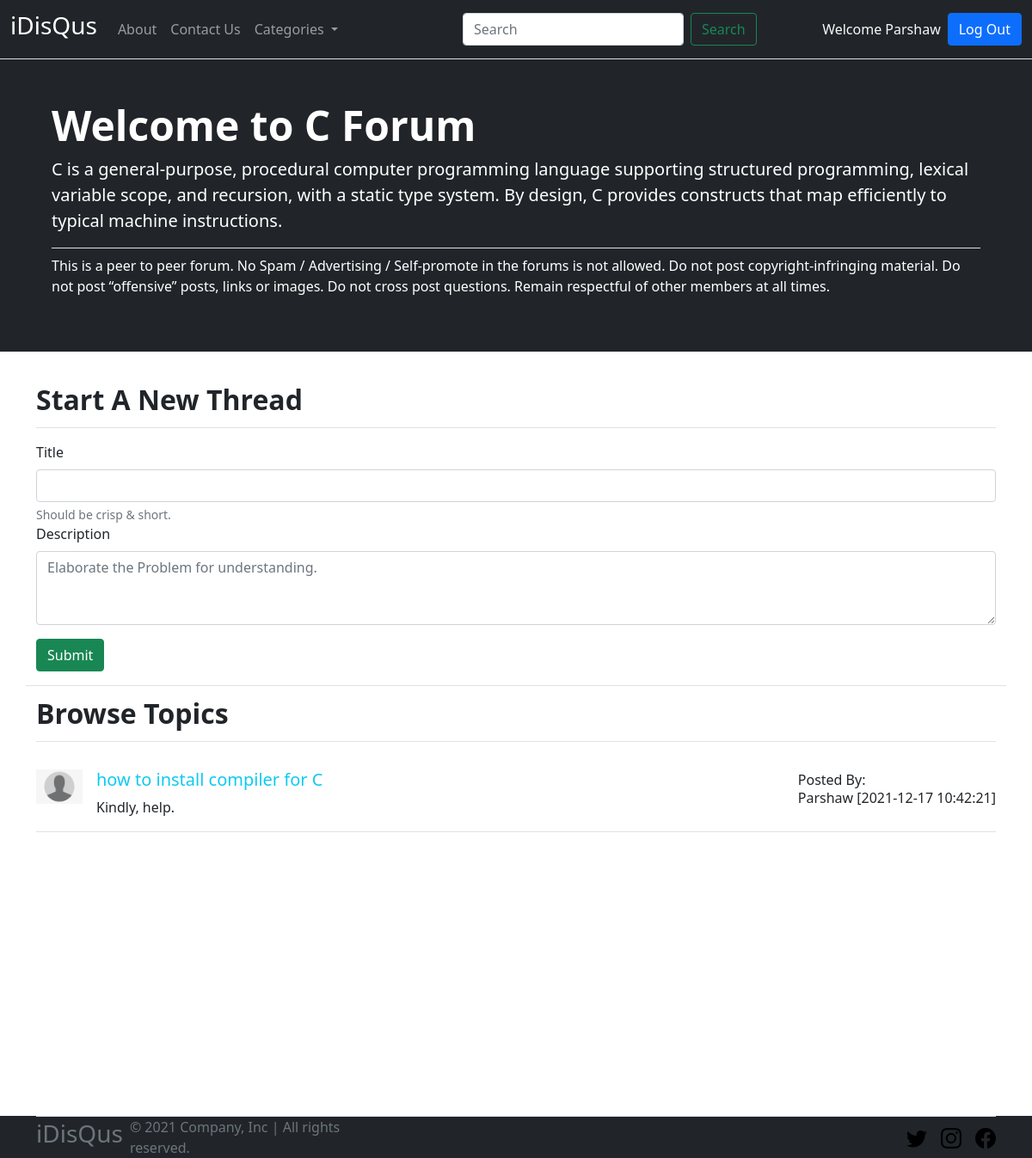
The page /iDisQus/threadlist.php?catid=1 (signed in) on the database its author committed.
### tables this page shows
CREATE TABLE `categories` (
  `category_id` int(10) NOT NULL,
  `category_name` varchar(255) NOT NULL,
  `category_description` longtext NOT NULL,
  `created_on` timestamp NOT NULL DEFAULT current_timestamp()
);

CREATE TABLE `threads` (
  `thread_id` int(10) NOT NULL,
  `thread_title` text NOT NULL,
  `thread_description` longtext NOT NULL,
  `thread_category_id` int(10) NOT NULL,
  `thread_user_id` int(10) NOT NULL,
  `timestamp` timestamp NOT NULL DEFAULT current_timestamp()
);

CREATE TABLE `users` (
  `user_id` int(10) NOT NULL,
  `username` varchar(50) NOT NULL,
  `email` varchar(50) NOT NULL,
  `password` text NOT NULL
);

### iDisQus/threadList.php (the view, shortened to what this page needs)
<!DOCTYPE html>
<html lang="en">
<head>
    <link rel="stylesheet" href="css/index.css" />
</head>
<body>
    <?php include 'partials/_header.php'; ?>
    <?php
        $category_id = $_GET['catid'];
        $sql = "SELECT * FROM `categories` WHERE category_id = $category_id";
        $result = mysqli_query($connect, $sql);
        while ($row = mysqli_fetch_assoc($result)) {
            $category_name = $row['category_name'];
            $category_description = $row['category_description'];
        }
    ?>
    <div class="p-5 mb-4 text-white bg-dark border-top">
        <div class="container">
            <h1 class="display-5 fw-bold">Welcome to
                <?php echo $category_name?> Forum
            </h1>
            <p class="lead">
                <?php echo $category_description?>
            </p>
            <p class="border-top pt-2">This is a peer to peer forum. No Spam / Advertising / Self-promote in the forums
                is not allowed. Do not
                post copyright-infringing material. Do not post “offensive” posts, links or images. Do not cross post
                questions. Remain respectful of other members at all times.</p>
        </div>
    </div>
    <div class="container pb-3 border-bottom">
        <div class="mb-3">
            <p class="d-flex py-2 align-items-center text-dark fw-bold text-decoration-none fs-2 border-bottom">
                Start A New Thread
            </p>
        </div>
        <?php
    if(isset($_SESSION['loggedin']) && $_SESSION['loggedin']==true){
    echo
    '
        <form action="'. $_SERVER['REQUEST_URI'] .'" method="post">
            <label for="exampleFormControlInput1" class="form-label">Title</label>
            <input type="text" class="form-control" id="exampleFormControlInput1" name="thread_title"
                aria-describedby="help">
            <div id="help" class="form-text">Should be crisp & short.</div>
            <div class="mb-3">
                <label for="exampleFormControlTextarea1" class="form-label">Description</label>
                <textarea class="form-control" id="exampleFormControlTextarea1" name="thread_description"
                    placeholder="Elaborate the Problem for understanding." rows="3"></textarea>
            </div>
            <input type="hidden" name="user_id" value="'. $_SESSION["user_id"]. '">
            <button type="submit" class="btn btn-success">Submit</button>
        </form>
        ';
    }
    ?>
    </div>
    <div class="container" style="min-height: 500px;">
        <p class="d-flex py-2 align-items-center text-dark fw-bold text-decoration-none fs-2 border-bottom">
            Browse Topics
        </p>
        <?php
            $category_id = $_GET['catid'];
            $sql = "SELECT * FROM `threads` WHERE thread_category_id = $category_id";
            $result = mysqli_query($connect, $sql);
            while ($row = mysqli_fetch_assoc($result)) {
                $thread_id = $row['thread_id'];
                $thread_title = $row['thread_title'];
                $thread_description = $row['thread_description'];
                $thread_user_id = $row['thread_user_id'];
                $timestamp = $row['timestamp'];
                $sql1 = "SELECT username FROM `users` WHERE user_id = $thread_user_id";
                $result1 = mysqli_query($connect, $sql1);
                $row1 = mysqli_fetch_assoc($result1);
                echo '
                <div class="d-flex border-bottom py-3">
                    <div class="flex-shrink-0 mr-3">
                        <img src="images/default_user.png" width="54px" alt="...">
                    </div>
                    <div class="flex-grow-1 ms-3">
                        <h5><a href="thread.php?threadid='. $thread_id .'" class="link-info text-decoration-none">'. $thread_title .'</a></h5>
                        '. $thread_description .'
                    </div>
                    <div class="font-weight-bold my-0">
                        Posted By: <h6>'. $row1['username'] .' ['. $timestamp .']</h6>
                    </div>
                </div>
                ';
            }
        ?>
    </div>
    <?php include 'partials/_footer.php'; ?>
</body>
</html>

### rows shown on the page
categories: category_name "C", category_description "C is a general-purpose, procedural computer programming language supporting structured programming, lexical variable scope, and recursion, with a static type system. By design, C provides constructs that map efficiently to typical machine instructions."
threads: thread_title "how to install compiler for C", thread_description "Kindly, help.", users.username "Parshaw", timestamp "2021-12-17 10:42:21"

### other values the page prints
$_SESSION['username'] "Parshaw"
